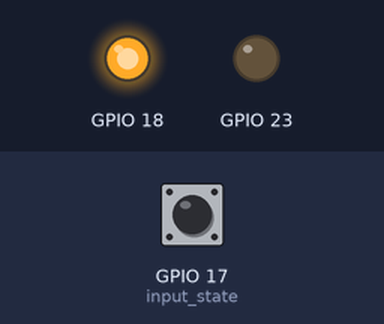
The program below on a simulated Raspberry Pi (BCM pin numbers). Parts: output pins drawn as LEDs (lit = HIGH). The test bench sets the inputs (shaded band); at power-on: GPIO 17 (input_state) HIGH. What the program prints to the terminal is not drawn.

Above: at 1.2 s.
1.3 s: GPIO 17 (input_state) pulled LOW for 1 s
At 1.9 s:
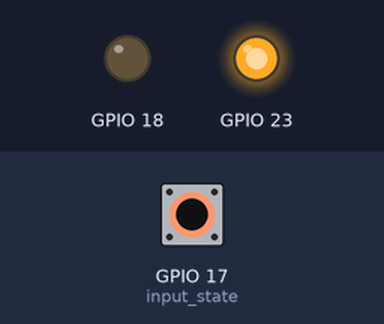
3.8 s: GPIO 17 (input_state) pulled LOW for 3.2 s
At 7.6 s:
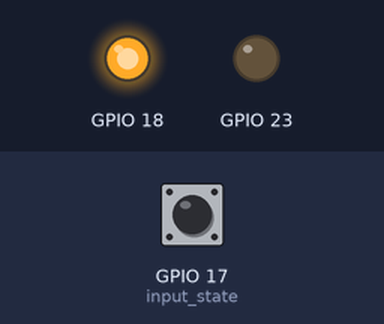
Timing chart, 0 to 9.1 s (numbered marks = the images above; inputs shaded):
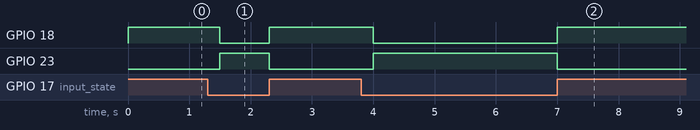

Measured:
- after the input at 1.3 s, GPIO 18: HIGH → LOW after 0.20 s, → HIGH 0.80 s later; GPIO 23: LOW → HIGH after 0.20 s, → LOW 0.80 s later
- after the input at 3.8 s, GPIO 18: HIGH → LOW after 0.20 s, → HIGH 3.0 s later; GPIO 23: LOW → HIGH after 0.20 s, → LOW 3.0 s later

The program:

LED.py
```python
import RPi.GPIO as GPIO

import time

GPIO.setmode(GPIO.BCM)
GPIO.setwarnings(False)
GPIO.setup(18, GPIO.OUT)
GPIO.setup(23, GPIO.OUT)
GPIO.setup(17,GPIO.IN, pull_up_down=GPIO.PUD_UP)


try:
	while True:
		input_state = GPIO.input(17)
		if(input_state == False):
			print('LED OFF')
			time.sleep(0.2)
			GPIO.output(18, GPIO.LOW)
			GPIO.output(23, GPIO.HIGH)
		else:
			print('LED ON')
			GPIO.output(18, GPIO.HIGH)
			GPIO.output(23, GPIO.LOW)

except KeyboardInterrupt:
	GPIO.cleanup()

finally:
	GPIO.cleanup()


#print("LED on")

#GPIO.output(18, GPIO.HIGH)

#time.sleep(5)

#GPIO.output(18, GPIO.LOW)
#print("LED OFF")
```
